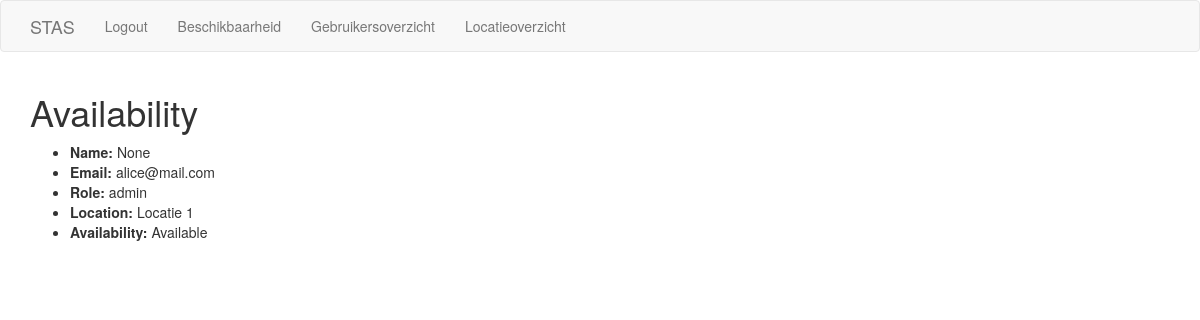
Screenshot of /availability/user/1 (signed in) with the database file from the repository.
### app/models.py (models this page shows, shortened)
class User(UserMixin, db.Model):
    id = db.Column(db.Integer, primary_key=True)
    name = db.Column(db.String(128), index=True, unique=True)
    email = db.Column(db.String(128), index=True, unique=True)
    password_hash = db.Column(db.String(128))
    role = db.Column(db.String(128), index=True)
    checkins = db.relationship('Checkin', backref='User', lazy='dynamic')

class Location(UserMixin, db.Model):
    id = db.Column(db.Integer, primary_key=True)
    name = db.Column(db.String(128), index=True, unique=True)
    building = db.Column(db.String(128), index=True, unique=True)
    checkins = db.relationship('Checkin', backref='Location', lazy='dynamic')

### app/availability/routes.py (the view)
@bp.route('/availability/user/<user_id>', methods=['GET'])
@login_required
def user_availability(user_id):
    user = User.query.filter_by(id=user_id).first()
    checkins = Checkin.query.filter_by(user_id=user_id)
    checkin = checkins[-1]
    location = Location.query.filter_by(id=checkin.location_id).first()
    availability = checkin.availability
    if availability == True:
        availability="Available"
    else:
        availability="Not available"
    return render_template(
        'availability/user_availability.html', user=user,
        location=location, availability=availability, title='Availability'
    )

### app/models.py (called while the page is built)
@login_manager.user_loader
def load_user(id):
    return User.query.get(int(id))

### app/templates/availability/user_availability.html
{% extends "base.html" %}
{% block app_content %}
<div id="user">
  <ul>
    <li><strong>{{ 'Name' }}:</strong> {{ user.name }}</li>
    <li><strong>{{ 'Email' }}:</strong> {{ user.email }}</li>
    <li><strong>{{ 'Role' }}:</strong> {{ user.role }}</li>
    <li><strong>{{ 'Location' }}:</strong> {{ location.name }}</li>
    <li><strong>{{ 'Availability' }}:</strong> {{ availability }}</li>
  </ul>
</div>
{% endblock %}

### rows the page displays
User: name "None", email "alice@mail.com", role "admin"
Location: name "Locatie 1"

### other values shown
{{ 'Logout' }} "Logout"
{{ 'Beschikbaarheid' }} "Beschikbaarheid"
{{ 'Gebruikersoverzicht' }} "Gebruikersoverzicht"
{{ 'Locatieoverzicht' }} "Locatieoverzicht"
{{ title }} "Availability"
{{ 'Name' }} "Name"
{{ 'Email' }} "Email"
{{ 'Role' }} "Role"
{{ 'Location' }} "Location"
{{ 'Availability' }} "Availability"
{{ availability }} "Available"
